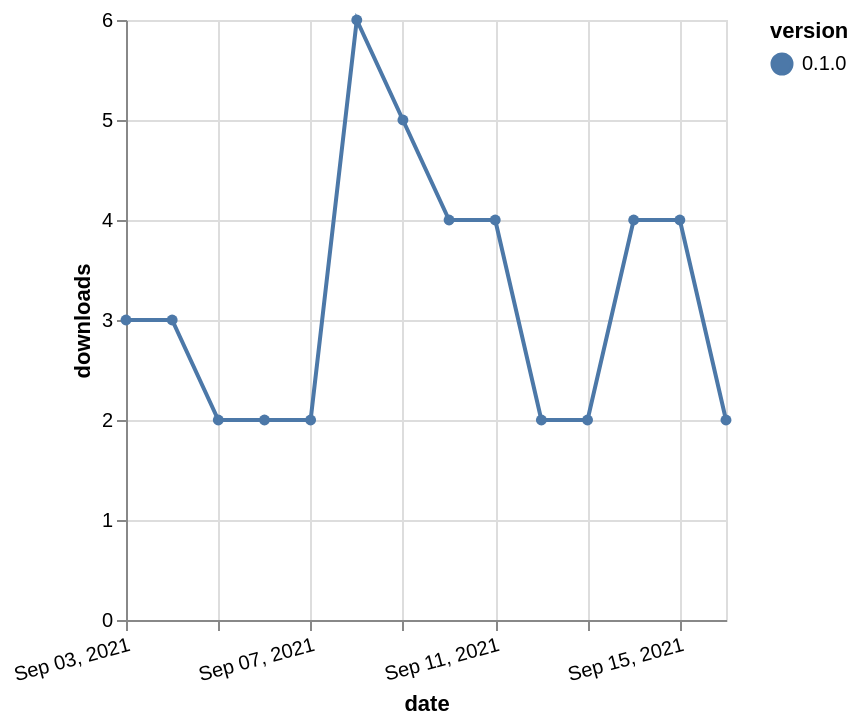

The specification (Vega-Lite) saved for this image:
### Vega-Lite specification from a JSON file in a GitHub repository (floating-point values rounded to 4 significant figures)
{"$schema": "https://vega.github.io/schema/vega-lite/v5.json", "description": "A simple bar chart with embedded data.", "data": {"values": [{"date": "2021-09-03", "total": 2179, "delta": 3, "version": "0.1.0"}, {"date": "2021-09-04", "total": 2182, "delta": 3, "version": "0.1.0"}, {"date": "2021-09-05", "total": 2184, "delta": 2, "version": "0.1.0"}, {"date": "2021-09-06", "total": 2186, "delta": 2, "version": "0.1.0"}, {"date": "2021-09-07", "total": 2188, "delta": 2, "version": "0.1.0"}, {"date": "2021-09-08", "total": 2194, "delta": 6, "version": "0.1.0"}, {"date": "2021-09-09", "total": 2199, "delta": 5, "version": "0.1.0"}, {"date": "2021-09-10", "total": 2203, "delta": 4, "version": "0.1.0"}, {"date": "2021-09-11", "total": 2207, "delta": 4, "version": "0.1.0"}, {"date": "2021-09-12", "total": 2209, "delta": 2, "version": "0.1.0"}, {"date": "2021-09-13", "total": 2211, "delta": 2, "version": "0.1.0"}, {"date": "2021-09-14", "total": 2215, "delta": 4, "version": "0.1.0"}, {"date": "2021-09-15", "total": 2219, "delta": 4, "version": "0.1.0"}, {"date": "2021-09-16", "total": 2221, "delta": 2, "version": "0.1.0"}]}, "width": "container", "mark": {"type": "line", "point": {"filled": true}}, "encoding": {"x": {"field": "date", "type": "temporal", "timeUnit": "yearmonthdate", "title": "date", "axis": {"labelAngle": -15}}, "y": {"field": "delta", "type": "quantitative", "title": "downloads"}, "color": {"field": "version", "type": "nominal"}, "tooltip": {"field": "delta"}}}
